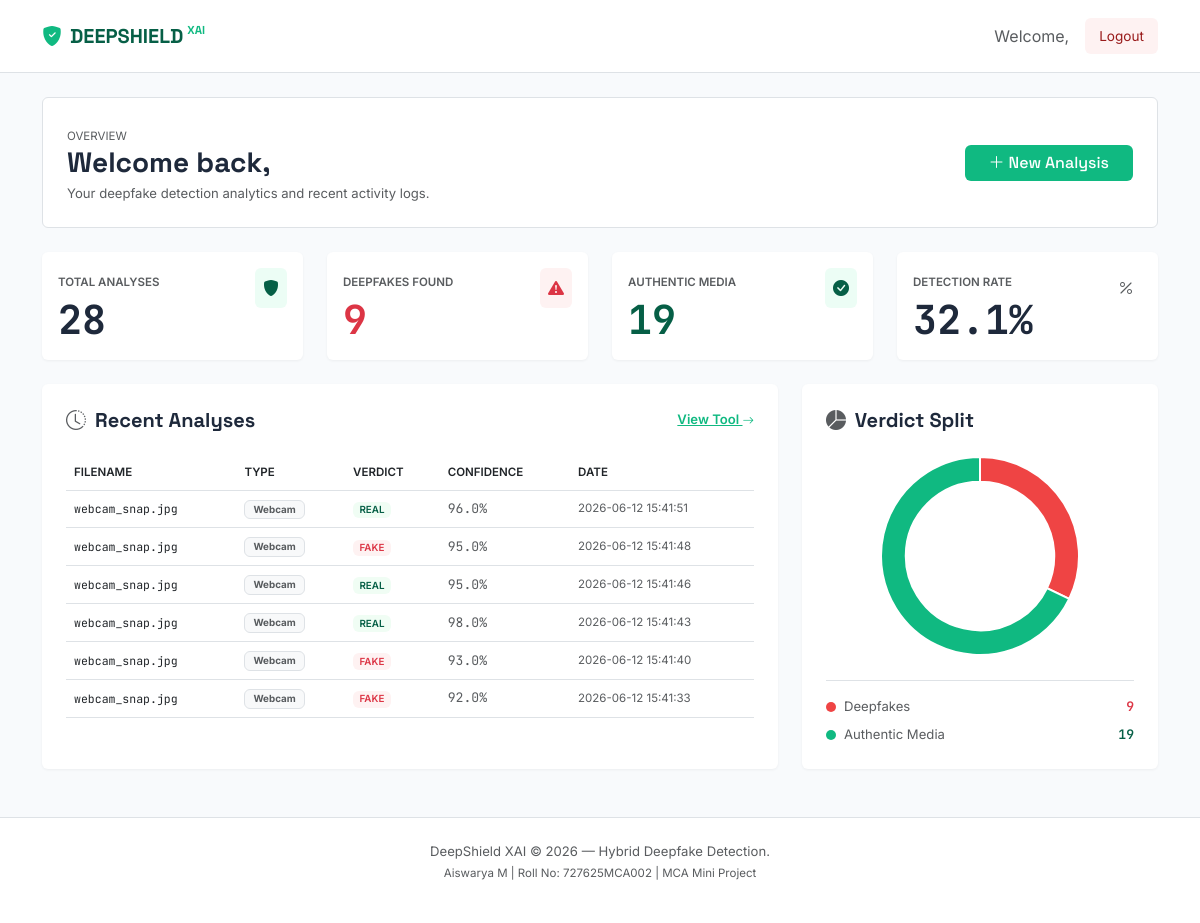
The page /dashboard (signed in) on the database as committed earlier.
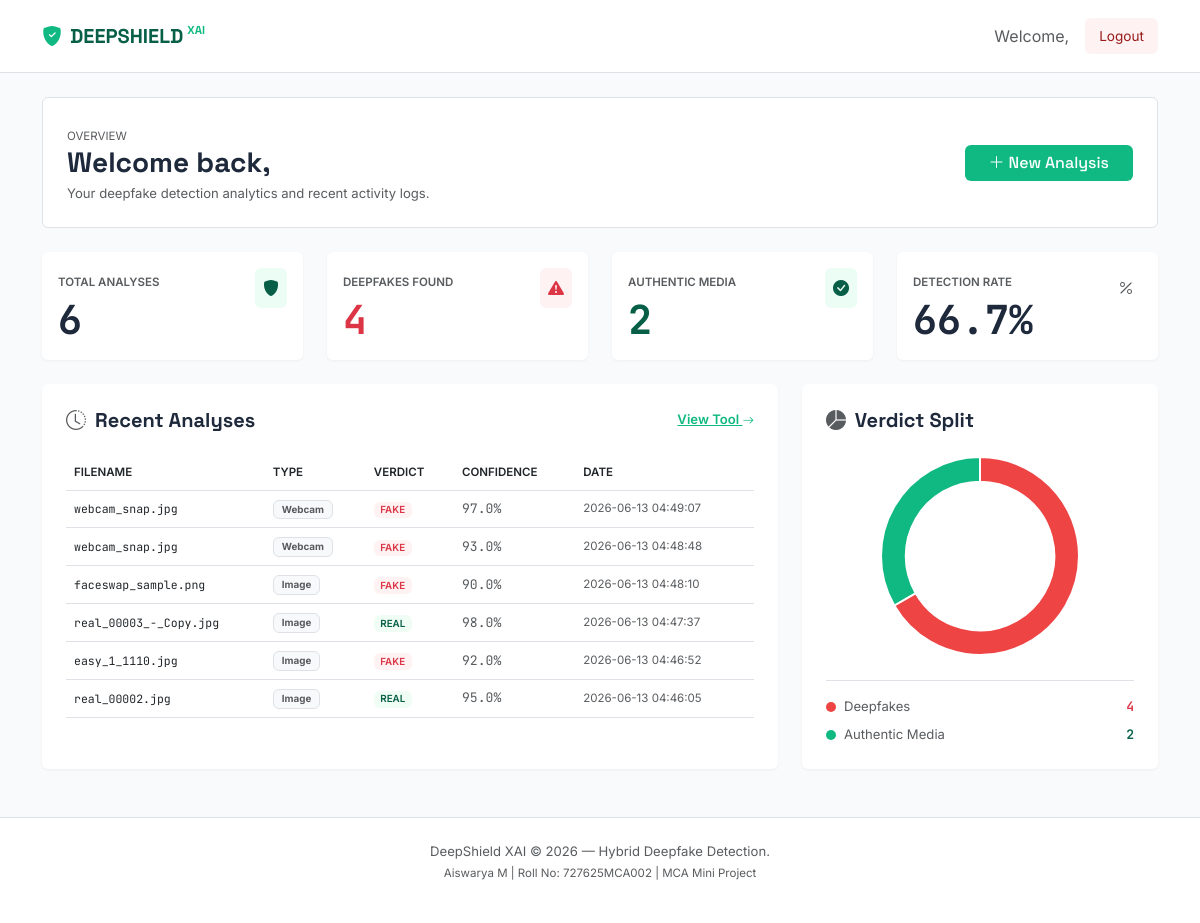
The same page on the database as committed later.
### tables this page shows
CREATE TABLE analyses (
        id INTEGER PRIMARY KEY AUTOINCREMENT,
        user_id INTEGER NOT NULL,
        filename TEXT,
        file_path TEXT,
        file_type TEXT DEFAULT 'image',
        verdict TEXT,
        confidence REAL,
        cnn_score REAL,
        transformer_score REAL,
        frequency_score REAL,
        ensemble_score REAL,
        xai_data TEXT,
        processing_time REAL,
        created_at TEXT DEFAULT CURRENT_TIMESTAMP
    );

### app.py (the view)
@app.route("/dashboard")
@login_required
def dashboard():
    uid = session["user_id"]
    try:
        con, cur = db()
        if _USE_MYSQL:
            cur.execute("SELECT COUNT(*) as total FROM analyses WHERE user_id=%s", (uid,))
            total = cur.fetchone()["total"]
            cur.execute("SELECT COUNT(*) as fake FROM analyses WHERE user_id=%s AND verdict='FAKE'", (uid,))
            fake_count = cur.fetchone()["fake"]
            cur.execute("SELECT * FROM analyses WHERE user_id=%s ORDER BY created_at DESC LIMIT 6", (uid,))
            recent = cur.fetchall()
        else:
            cur.execute("SELECT COUNT(*) as total FROM analyses WHERE user_id=?", (uid,))
            total = cur.fetchone()["total"]
            cur.execute("SELECT COUNT(*) as fake FROM analyses WHERE user_id=? AND verdict='FAKE'", (uid,))
            fake_count = cur.fetchone()["fake"]
            cur.execute("SELECT * FROM analyses WHERE user_id=? ORDER BY created_at DESC LIMIT 6", (uid,))
            recent = [dict(row) for row in cur.fetchall()]
        con.close()
        real_count = total - fake_count
        rate = round((fake_count / total * 100), 1) if total > 0 else 0.0
    except Exception as e:
        logger.error(f"[dashboard] {e}")
        total, fake_count, real_count, rate, recent = 0, 0, 0, 0.0, []
    return render_template("dashboard.html", total=total, fake_count=fake_count, real_count=real_count, rate=rate, recent_analyses=recent)

### templates/dashboard.html (shortened to what this page needs)
<!DOCTYPE html>
<html lang="en">
<head>
    <link href="https://cdn.jsdelivr.net/npm/bootstrap@5.3.0/dist/css/bootstrap.min.css" rel="stylesheet">
    <link href="https://cdn.jsdelivr.net/npm/bootstrap-icons@1.10.5/font/bootstrap-icons.css" rel="stylesheet">
    <link href="/static/style.css" rel="stylesheet">
</head>
<body class="bg-light-layout text-dark">
    <nav class="navbar navbar-expand-lg navbar-light bg-white border-bottom py-3">
        <div class="container">
            <a class="navbar-brand d-flex align-items-center font-display fw-bold text-mint-dark" href="/">
                <i class="bi bi-shield-fill-check me-2 text-mint"></i>
                DEEPSHIELD <sup class="text-xs text-mint ms-1">XAI</sup>
            </a>
            <div class="d-flex align-items-center">
                <span class="text-muted me-3">Welcome, <strong class="text-dark">{{ username }}</strong></span>
                <a href="/logout" class="btn btn-danger-soft">Logout</a>
            </div>
        </div>
    </nav>
    <main class="container py-4">
        <div class="d-flex flex-column flex-md-row justify-content-between align-items-md-center bg-white p-4 rounded border mb-4">
            <div class="mb-3 mb-md-0">
                <span class="text-mono text-xs text-uppercase tracking-wider text-muted">OVERVIEW</span>
                <h2 class="h3 font-display fw-bold text-slate-dark mb-1">Welcome back, {{ username }}</h2>
                <p class="text-muted text-sm font-sans mb-0">Your deepfake detection analytics and recent activity logs.</p>
            </div>
            <div>
                <a href="/analyze" class="btn btn-mint px-4 py-2.5 d-inline-flex align-items-center">
                    <i class="bi bi-plus-lg me-1"></i> New Analysis
                </a>
            </div>
        </div>
        <div class="row g-4 mb-4">
            <div class="col-sm-6 col-lg-3">
                <div class="card p-3 border-0 shadow-xs bg-white text-dark dashboard-metric-card h-100">
                    <div class="d-flex justify-content-between align-items-start">
                        <div>
                            <span class="text-xs text-uppercase tracking-wider text-muted fw-semibold font-sans">Total Analyses</span>
                            <h3 class="display-6 font-mono fw-bold mt-1 mb-0 text-slate-dark">{{ total }}</h3>
                        </div>
                        <span class="p-2 rounded bg-mint-light text-mint-dark">
                            <i class="bi bi-shield-fill"></i>
                        </span>
                    </div>
                </div>
            </div>
            <div class="col-sm-6 col-lg-3">
                <div class="card p-3 border-0 shadow-xs bg-white text-dark dashboard-metric-card h-100">
                    <div class="d-flex justify-content-between align-items-start">
                        <div>
                            <span class="text-xs text-uppercase tracking-wider text-muted fw-semibold font-sans">Deepfakes Found</span>
                            <h3 class="display-6 font-mono fw-bold mt-1 mb-0 text-danger">{{ fake_count }}</h3>
                        </div>
                        <span class="p-2 rounded bg-danger-subtle text-danger">
                            <i class="bi bi-exclamation-triangle-fill"></i>
                        </span>
                    </div>
                </div>
            </div>
            <div class="col-sm-6 col-lg-3">
                <div class="card p-3 border-0 shadow-xs bg-white text-dark dashboard-metric-card h-100">
                    <div class="d-flex justify-content-between align-items-start">
                        <div>
                            <span class="text-xs text-uppercase tracking-wider text-muted fw-semibold font-sans">Authentic Media</span>
                            <h3 class="display-6 font-mono fw-bold mt-1 mb-0 text-mint-dark">{{ real_count }}</h3>
                        </div>
                        <span class="p-2 rounded bg-mint-light text-mint-dark">
                            <i class="bi bi-check-circle-fill"></i>
                        </span>
                    </div>
                </div>
            </div>
            <div class="col-sm-6 col-lg-3">
                <div class="card p-3 border-0 shadow-xs bg-white text-dark dashboard-metric-card h-100">
                    <div class="d-flex justify-content-between align-items-start">
                        <div>
                            <span class="text-xs text-uppercase tracking-wider text-muted fw-semibold font-sans">Detection Rate</span>
                            <h3 class="display-6 font-mono fw-bold mt-1 mb-0 text-slate-dark">{{ rate }}%</h3>
                        </div>
                        <span class="p-2 rounded bg-light-layout text-muted">
                            <i class="bi bi-percent"></i>
                        </span>
                    </div>
                </div>
            </div>
        </div>
        <div class="row g-4 mb-4">
            <div class="col-lg-8">
                <div class="card border-0 shadow-xs bg-white p-4 h-100">
                    <div class="d-flex justify-content-between align-items-center mb-4">
                        <h4 class="h5 font-display fw-bold text-slate-dark mb-0">
                            <i class="bi bi-clock-history me-1 text-muted"></i> Recent Analyses
                        </h4>
                        <a href="/analyze" class="text-mint text-sm font-sans fw-semibold">View Tool <i class="bi bi-arrow-right small"></i></a>
                    </div>
                    <div class="table-responsive">
                        <table class="table table-hover align-middle border-0">
                            <thead class="table-light-head">
                                <tr class="text-muted text-xs text-uppercase font-sans border-bottom">
                                    <th style="font-weight: 600;">Filename</th>
                                    <th style="font-weight: 600;">Type</th>
                                    <th style="font-weight: 600;">Verdict</th>
                                    <th style="font-weight: 600;">Confidence</th>
                                    <th style="font-weight: 600;">Date</th>
                                </tr>
                            </thead>
                            <tbody class="text-sm font-sans text-dark">
                                {% if recent_analyses and recent_analyses|length > 0 %}
                                    {% for item in recent_analyses %}
                                        <tr class="border-bottom">
                                            <td class="font-mono text-xs text-truncate max-w-150" title="{{ item.filename }}">
                                                {{ item.filename }}
                                            </td>
                                            <td>
                                                <span class="badge bg-light text-muted border text-capitalize font-normal px-2 py-1">
                                                    {{ item.file_type }}
                                                </span>
                                            </td>
                                            <td>
                                                {% if item.verdict == 'FAKE' %}
                                                    <span class="badge bg-danger-subtle text-danger px-2.5 py-1.5 rounded fw-semibold">FAKE</span>
                                                {% elif item.verdict == 'REAL' %}
                                                    <span class="badge bg-mint-subtle text-mint-dark px-2.5 py-1.5 rounded fw-semibold">REAL</span>
                                                {% else %}
                                                    <span class="badge bg-warning-subtle text-warning px-2.5 py-1.5 rounded fw-semibold">UNCERTAIN</span>
                                                {% endif %}
                                            </td>
                                            <td class="font-mono fw-normal text-muted">
                                                {{ item.confidence }}%
                                            </td>
                                            <td class="text-xs text-muted font-normal">
                                                {{ item.created_at }}
                                            </td>
                                        </tr>
                                    {% endfor %}
                                {% endif %}
                            </tbody>
                        </table>
                    </div>
                </div>
            </div>
            <div class="col-lg-4">
                <div class="card border-0 shadow-xs bg-white p-4 h-100 d-flex flex-column justify-content-between">
                    <div>
                        <h4 class="h5 font-display fw-bold text-slate-dark mb-4">
                            <i class="bi bi-pie-chart-fill me-1 text-muted"></i> Verdict Split
                        </h4>
                        <div class="chart-container d-flex justify-content-center align-items-center mb-4 position-relative" style="height: 200px;">
                            <canvas id="splitChart" class="mx-auto" style="max-height: 100%;"></canvas>
                        </div>
                    </div>
                    <div class="status-legend border-top pt-3">
                        <div class="d-flex justify-content-between align-items-center mb-2">
                            <span class="text-sm font-sans text-muted d-flex align-items-center">
                                <span class="d-inline-block rounded-circle me-2" style="width: 10px; height: 10px; background-color: #ef4444;"></span> Deepfakes
                            </span>
                            <span class="font-mono text-sm fw-semibold text-danger">{{ fake_count }}</span>
                        </div>
                        <div class="d-flex justify-content-between align-items-center">
                            <span class="text-sm font-sans text-muted d-flex align-items-center">
                                <span class="d-inline-block rounded-circle me-2" style="width: 10px; height: 10px; background-color: #10b981;"></span> Authentic Media
                            </span>
                            <span class="font-mono text-sm fw-semibold text-mint-dark">{{ real_count }}</span>
                        </div>
                    </div>
                </div>
            </div>
        </div>
    </main>
    <footer class="py-4 border-top bg-white mt-auto">
        <div class="container text-center text-muted font-sans text-sm">
            <p class="mb-1">DeepShield XAI &copy; 2026 — Hybrid Deepfake Detection.</p>
            <p class="text-xs text-muted">Aiswarya M | Roll No: 727625MCA002 | MCA Mini Project</p>
        </div>
    </footer>
    <script>
        document.addEventListener('DOMContentLoaded', function() {
            const fakeVal = parseInt('{{ fake_count }}') || 0;
            const realVal = parseInt('{{ real_count }}') || 0;
            const ctx = document.getElementById('splitChart').getContext('2d');
            if (fakeVal === 0 && realVal === 0) {
                // Render a placeholder gray circle if no records are logged yet
                new Chart(ctx, {
                    type: 'doughnut',
                    data: {
                        labels: ['No Data'],
                        datasets: [{
                            data: [1],
                            backgroundColor: ['#e5e7eb'],
                            borderWidth: 0
                        }]
                    },
                    options: {
                        cutout: '75%',
                        plugins: {
                            legend: { display: false },
                            tooltip: { enabled: false }
                        },
                        responsive: true,
                        maintainAspectRatio: false
                    }
                });
            } else {
                new Chart(ctx, {
                    type: 'doughnut',
                    data: {
                        labels: ['Deepfakes', 'Authentic Media'],
                        datasets: [{
                            data: [fakeVal, realVal],
                            backgroundColor: ['#ef4444', '#10b981'],
                            hoverOffset: 4,
                            borderWidth: 2,
                            borderColor: '#ffffff'
                        }]
                    },
                    options: {
                        cutout: '75%',
                        plugins: {
                            legend: { display: false }
                        },
                        responsive: true,
                        maintainAspectRatio: false
                    }
                });
            }
        });
    </script>
</body>
</html>

Rows that differ between the two databases and show on the page:
removed analyses: filename "webcam_snap.jpg", file_type "Webcam", verdict "REAL", confidence "96.0", created_at "2026-06-12 15:41:51"
removed analyses: filename "webcam_snap.jpg", file_type "Webcam", verdict "FAKE", confidence "95.0", created_at "2026-06-12 15:41:48"
removed analyses: filename "webcam_snap.jpg", file_type "Webcam", verdict "REAL", confidence "95.0", created_at "2026-06-12 15:41:46"
removed analyses: filename "webcam_snap.jpg", file_type "Webcam", verdict "REAL", confidence "98.0", created_at "2026-06-12 15:41:43"
removed analyses: filename "webcam_snap.jpg", file_type "Webcam", verdict "FAKE", confidence "93.0", created_at "2026-06-12 15:41:40"
removed analyses: filename "webcam_snap.jpg", file_type "Webcam", verdict "FAKE", confidence "92.0", created_at "2026-06-12 15:41:33"
now on this page (row edited): analyses: filename "webcam_snap.jpg", file_type "Webcam", verdict "FAKE", confidence "97.0", created_at "2026-06-13 04:49:07"
now on this page (row edited): analyses: filename "webcam_snap.jpg", file_type "Webcam", verdict "FAKE", confidence "93.0", created_at "2026-06-13 04:48:48"
now on this page (row edited): analyses: filename "faceswap_sample.png", file_type "Image", verdict "FAKE", confidence "90.0", created_at "2026-06-13 04:48:10"
now on this page (row edited): analyses: filename "real_00003_-_Copy.jpg", file_type "Image", verdict "REAL", confidence "98.0", created_at "2026-06-13 04:47:37"
now on this page (row edited): analyses: filename "easy_1_1110.jpg", file_type "Image", verdict "FAKE", confidence "92.0", created_at "2026-06-13 04:46:52"
now on this page (row edited): analyses: filename "real_00002.jpg", file_type "Image", verdict "REAL", confidence "95.0", created_at "2026-06-13 04:46:05"
Other text that changed with them:
{{ total }}: "28" → "6"
{{ fake_count }}: "9" → "4"
{{ real_count }}: "19" → "2"
{{ rate }}: "32.1" → "66.7"
chart data {{ fake_count }}: 9 → 4
chart data {{ real_count }}: 19 → 2
